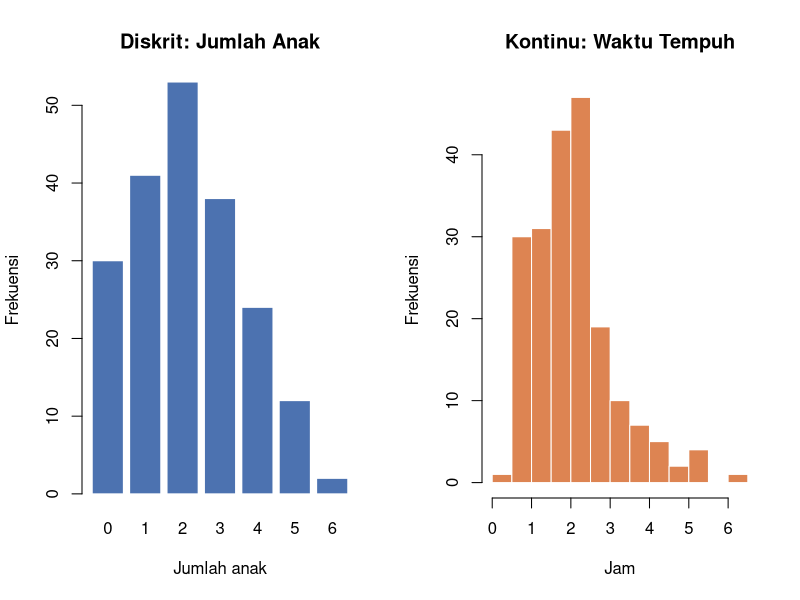
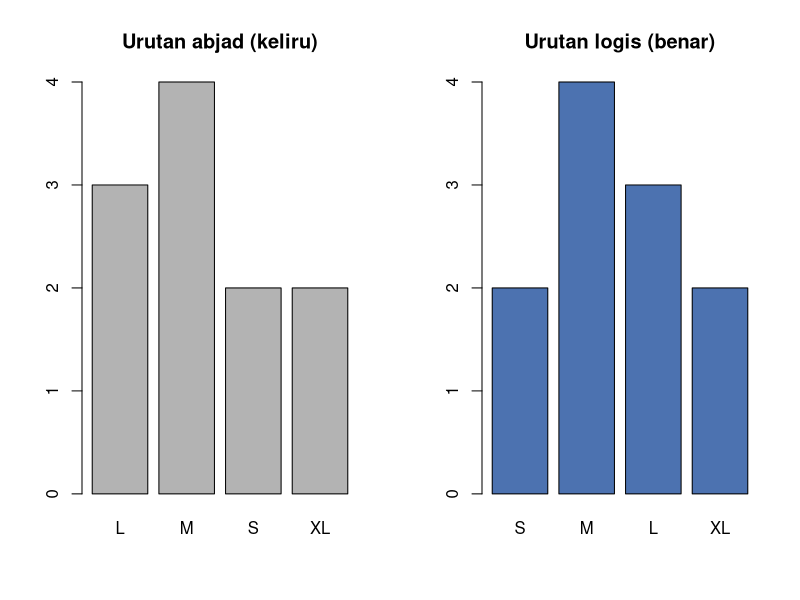

Recreate these plots in R, in order.
## ---- chunk 1
metode_bayar <- c("QRIS", "Tunai", "QRIS", "Debit", "QRIS", "E-Wallet", "Tunai")
nominal_trx <- c(25000, 18000, 42500, 150000, 12000, 67000, 30000)
table(metode_bayar)
## ---- chunk 2
prop.table(table(metode_bayar))
## ---- chunk 3
mean(nominal_trx) # kuantitatif -> dapat dirata-ratakan
## ---- chunk 4
jumlah_anak <- c(0L, 2L, 1L, 3L, 2L) # L -> integer (bilangan bulat)
waktu_jam <- c(1.25, 2.5, 0.75, 3.1, 1.8) # numeric (bilangan desimal)

class(jumlah_anak); class(waktu_jam)
## ---- chunk 5
# Memeriksa apakah semua nilai bilangan bulat
semua_bulat <- function(x) all(x == round(x))
c(jumlah_anak = semua_bulat(jumlah_anak), waktu_jam = semua_bulat(waktu_jam))
## ---- chunk 6
set.seed(21)
anak <- rpois(200, lambda = 2) # diskrit
tempuh <- rgamma(200, shape = 4, rate = 2) # kontinu (jam)
par(mfrow = c(1, 2))
barplot(table(anak), col = "#4C72B0", border = "white",
main = "Diskrit: Jumlah Anak", xlab = "Jumlah anak", ylab = "Frekuensi")
hist(tempuh, breaks = 15, col = "#DD8452", border = "white",
main = "Kontinu: Waktu Tempuh", xlab = "Jam", ylab = "Frekuensi")
## ---- chunk 7
par(mfrow = c(1, 1))
## ---- chunk 8
str(airquality)
## ---- chunk 9
head(airquality)
## ---- chunk 10
metadata_airquality <- data.frame(
Variabel = names(airquality),
Keterangan = c("Rata-rata ozon 13.00-15.00", "Radiasi matahari 08.00-12.00",
"Rata-rata kecepatan angin 07.00-10.00", "Suhu maksimum harian",
"Bulan pengamatan", "Tanggal pengamatan"), Satuan = c("ppb", "Langley", "mil/jam", "°F", "Kode 5-9 (Mei-Sep)", "1-31")
)
knitr::kable(metadata_airquality, caption = "Kamus Data (Data Dictionary) airquality")
## ---- chunk 11
colSums(is.na(airquality)) # data sekunder sering memiliki nilai hilang (NA)
## ---- chunk 12
csv_survei <- "responden,usia,jenis_kelamin,pendidikan,kepuasan,pengeluaran_bulanan
R01,23,P,S1,Puas,1250000
R02,31,L,SMA,Sangat Puas,980000
R03,27,P,S2,Netral,2100000
R04,45,L,S1,Tidak Puas,1750000
R05,19,P,SMA,Puas,650000
R06,38,L,D3,Sangat Tidak Puas,1400000"
survei <- read.csv(text = csv_survei, stringsAsFactors = FALSE)
str(survei)
## ---- chunk 13
# Kode provinsi: 31 = DKI Jakarta, 32 = Jawa Barat, 33 = Jawa Tengah, 73 = Sulawesi Selatan
kode_prov <- c(32, 32, 31, 73, 33, 32, 31)
mean(kode_prov) # "rata-rata provinsi" = 36,3 -> tidak bermakna!
## ---- chunk 14
# Perlakukan sebagai kategori
prov <- factor(kode_prov, levels = c(31, 32, 33, 73),

labels = c("DKI Jakarta", "Jawa Barat", "Jawa Tengah", "Sulawesi Selatan"))

table(prov)
## ---- chunk 15
names(which.max(table(prov))) # modus: satu-satunya ukuran pusat yang sah
## ---- chunk 16
tingkat_puas <- c("Sangat Tidak Puas", "Tidak Puas", "Netral", "Puas", "Sangat Puas")
survei$kepuasan <- factor(survei$kepuasan, levels = tingkat_puas, ordered = TRUE)
survei$pendidikan <- factor(survei$pendidikan, levels = c("SMA", "D3", "S1", "S2"),

ordered = TRUE)

survei$kepuasan
## ---- chunk 17
survei$kepuasan > "Netral" # perbandingan urutan kini sah
## ---- chunk 18
table(survei$kepuasan)
## ---- chunk 19
# Median untuk data ordinal: kategori tengah setelah diurutkan.
# Jika n genap dan dua data tengah berbeda kategori, median berada "di antara" keduanya.
median_ordinal <- function(x) {
m <- median(as.integer(x), na.rm = TRUE)
if (m == floor(m)) return(levels(x)[m])
paste("antara", levels(x)[floor(m)], "dan", levels(x)[ceiling(m)])
}
sort(as.integer(survei$kepuasan)) # posisi urutan tiap responden
## [1] 1 2 3 4 4 5
median_ordinal(survei$kepuasan)
## ---- chunk 20
suhu_c <- c(pagi = 10, siang = 20)
suhu_f <- suhu_c * 9 / 5 + 32
suhu_k <- suhu_c + 273.15
knitr::kable(data.frame(
Satuan = c("Celsius", "Fahrenheit", "Kelvin"),
Pagi = c(suhu_c["pagi"], suhu_f["pagi"], suhu_k["pagi"]),
Siang = c(suhu_c["siang"], suhu_f["siang"], suhu_k["siang"]),
Rasio_Siang_per_Pagi = round(c(suhu_c["siang"] / suhu_c["pagi"],
suhu_f["siang"] / suhu_f["pagi"],
suhu_k["siang"] / suhu_k["pagi"]), 3),

Selisih = c(diff(suhu_c), diff(suhu_f), diff(suhu_k))
), caption = "Suhu yang sama dalam tiga satuan")
## ---- chunk 21
berat_kg <- c(koper_A = 10, koper_B = 20)
berat_lb <- berat_kg * 2.20462
c(Rasio_kg = unname(berat_kg["koper_B"] / berat_kg["koper_A"]),
Rasio_lb = unname(berat_lb["koper_B"] / berat_lb["koper_A"]))
## ---- chunk 22
tentukan_skala <- function(bisa_diurutkan, jarak_setara, nol_mutlak) {
if (!bisa_diurutkan) return("Nominal")
if (!jarak_setara) return("Ordinal")
if (!nol_mutlak) return("Interval")
"Rasio"
}
contoh <- data.frame(
Variabel = c("Golongan darah", "Peringkat lomba", "Tahun lahir", "Jumlah Transaksi QRIS", "Kadar TSS air (mg/L)", "Ukuran baju (S/M/L/XL)"),

urut = c(FALSE, TRUE, TRUE, TRUE, TRUE, TRUE),
jarak = c(FALSE, FALSE, TRUE, TRUE, TRUE, FALSE),
nol = c(FALSE, FALSE, FALSE, TRUE, TRUE, FALSE)
)
contoh$Skala <- mapply(tentukan_skala, contoh$urut, contoh$jarak, contoh$nol)
knitr::kable(contoh, caption = "Contoh Penentuan Skala Pengukuran")
## ---- chunk 23
summary(survei$kepuasan) # ordered factor -> frekuensi per kategori, sesuai urutan
## ---- chunk 24
summary(survei$pengeluaran_bulanan) # numeric -> ringkasan angka
## ---- chunk 25
ukuran_baju <- c("M", "L", "S", "XL", "M", "L", "M", "S", "XL", "L", "M")
par(mfrow = c(1, 2))
barplot(table(factor(ukuran_baju)), col = "grey70", main = "Urutan abjad (keliru)")
barplot(table(factor(ukuran_baju, levels = c("S", "M", "L", "XL"))), col = "#4C72B0",
main = "Urutan logis (benar)")
## ---- chunk 26
par(mfrow = c(1, 1))
## ---- chunk 27
tahun <- factor(c("2021", "2023", "2021", "2024"))
as.numeric(tahun) # SALAH: 1 2 1 3 (nomor level)
## ---- chunk 28
as.numeric(as.character(tahun)) # BENAR: 2021 2023 2021 2024
## ---- chunk 29
harga_teks <- c("Rp 12.500", "Rp 8.000", "Rp 150.000", "Rp 27.250")
# mean(harga_teks) akan menghasilkan NA disertai peringatan
harga <- as.numeric(gsub("[^0-9]", "", harga_teks)) # buang semua karakter non-angka 
harga
## ---- chunk 30
mean(harga)
## ---- chunk 31
str(iris)
## ---- chunk 32
X <- iris[, c("Sepal.Length", "Sepal.Width", "Petal.Length", "Petal.Width")] #feature
y <- iris$Species #target
dim(X) # 150 observasi x 4 feature
## ---- chunk 33
table(y) # target kategorik (3 kelas)
## ---- chunk 34
tss_wide <- data.frame(
titik = c("Hulu", "Tengah", "Hilir"),
Jan = c(45, 120, 210),
Feb = c(38, 95, 185),
Mar = c(52, 140, 260)
)
knitr::kable(tss_wide, caption = "Format WIDE: bulan tersebar sebagai kolom")
## ---- chunk 35
tss_long <- reshape(tss_wide, direction = "long",

varying = c("Jan", "Feb", "Mar"), v.names = "tss",
timevar = "bulan", times = c("Jan", "Feb", "Mar"), idvar = "titik")
rownames(tss_long) <- NULL
tss_long$bulan <- factor(tss_long$bulan, levels = c("Jan", "Feb", "Mar"))
knitr::kable(tss_long, caption = "Format LONG (tidy): satu baris = satu pengukuran")
## ---- chunk 36
aggregate(tss ~ titik, data = tss_long, FUN = mean)
## ---- chunk 37
aggregate(tss ~ bulan, data = tss_long, FUN = mean)
## ---- chunk 38
csv_pelanggan <- "id,gender,kota,segmen,rating_layanan,lama_langganan_bln,total_belanja,suhu_gudang_c,churn
C001,1,Bekasi,Gold,4,26,Rp 4.250.000,24.5,Tidak
C002,2,Bandung,Silver,2,5,Rp 850.000,25.1,Ya
C003,2,Bekasi,Platinum,5,48,Rp 12.900.000,23.8,Tidak
C004,1,Surabaya,Silver,3,12,Rp 1.320.000,26.0,Tidak
C005,1,Bandung,Bronze,1,3,Rp 210.000,24.9,Ya
C006,2,Medan,Gold,4,30,Rp 5.100.000,25.4,Tidak
C007,1,Bekasi,Bronze,2,7,Rp 480.000,24.2,Ya
C008,2,Surabaya,Platinum,5,60,Rp 15.750.000,25.7,Tidak"
pelanggan <- read.csv(text = csv_pelanggan, stringsAsFactors = FALSE)
str(pelanggan)
## ---- chunk 39
bersih <- within(pelanggan, {
gender <- factor(gender, levels = c(1, 2), labels = c("Laki-laki", "Perempuan"))
kota <- factor(kota)
segmen <- factor(segmen, levels = c("Bronze", "Silver", "Gold", "Platinum"),

ordered = TRUE)

rating_layanan <- factor(rating_layanan, levels = 1:5, ordered = TRUE)
total_belanja <- as.numeric(gsub("[^0-9]", "", total_belanja))
churn <- factor(churn, levels = c("Tidak", "Ya"))
})
str(bersih)
## ---- chunk 40
table(bersih$gender) # nominal -> frekuensi
## ---- chunk 41
table(bersih$segmen) # ordinal -> frekuensi berurutan
## ---- chunk 42
median_ordinal(bersih$rating_layanan) # ordinal -> median kategori
## ---- chunk 43
mean(bersih$total_belanja) # rasio -> mean sah
## ---- chunk 44
max(bersih$total_belanja) / min(bersih$total_belanja) # rasio -> perbandingan sah
## ---- chunk 45
table(bersih$segmen, bersih$churn) # hubungan feature ordinal dan target
## ---- chunk 46
X_pel <- bersih[, setdiff(names(bersih), c("id", "churn"))]
y_pel <- bersih$churn
names(X_pel)
## ---- chunk 47
table(y_pel)
## ---- chunk 48
aq <- airquality
aq$Month <- factor(aq$Month, levels = 5:9,

labels = c("Mei", "Jun", "Jul", "Agu", "Sep"), ordered = TRUE)

table(aq$Month)
## ---- chunk 49
aggregate(Ozone ~ Month, data = aq, FUN = mean) # baris dengan NA otomatis diabaikan
## ---- chunk 50
aq$Temp_C <- (aq$Temp - 32) * 5 / 9
aq$Temp_K <- aq$Temp_C + 273.15
suhu_ekstrem <- aq[c(which.min(aq$Temp), which.max(aq$Temp)), c("Temp", "Temp_C", "Temp_K")]
suhu_ekstrem
## ---- chunk 51
round(suhu_ekstrem[2, ] / suhu_ekstrem[1, ], 3)
## ---- chunk 52
aq3 <- airquality[1:3, c("Month", "Day", "Ozone", "Wind", "Temp")]
aq3_long <- reshape(aq3, direction = "long", varying = c("Ozone", "Wind", "Temp"),

v.names = "nilai", timevar = "variabel",
times = c("Ozone", "Wind", "Temp"), idvar = c("Month", "Day"))

rownames(aq3_long) <- NULL
aq3_long
## ---- chunk 53
# Kunci jawaban:
# (1) Nominal (2) Ordinal (3) Interval (skor tanpa nol mutlak)
# (4) Rasio (5) Interval (tahun 0 bukan "tidak ada waktu")
# (6) Rasio (7) Ordinal (tingkatan intensitas, jarak tidak setara)
## ---- chunk 54
# Kunci jawaban:
# (1) Diskrit (2) Kontinu (dalam rentang 0-4, dibulatkan 2 desimal)
# (3) Kontinu (4) Diskrit
# (5) Kontinu (usia terus bertambah; bilangan bulat hanya akibat pencatatan)
## ---- chunk 55
kelas_hotel <- c("Bintang 3", "Bintang 5", "Bintang 4", "Bintang 3", "Bintang 5", "Bintang 3")
# Kunci jawaban:
kelas_hotel <- factor(kelas_hotel, levels = c("Bintang 3", "Bintang 4", "Bintang 5"),

ordered = TRUE)

table(kelas_hotel) # 3, 1, 2
median_ordinal(kelas_hotel) # "antara Bintang 3 dan Bintang 4"
# Urutan kode: 1, 1, 1, 2, 3, 3 -> median = (1 + 2) / 2 = 1,5
# Pada data ordinal berukuran genap, median bisa jatuh di antara dua kategori.
## ---- chunk 56
# Kunci jawaban:
c(A = 30, B = 15) + 273.15 # 303.15 K dan 288.15 K
(30 + 273.15) / (15 + 273.15) # rasio sebenarnya ~ 1.052
# Pernyataan KELIRU: °C berskala interval. Yang benar: Kota A lebih panas 15 °C daripada Kota B.
